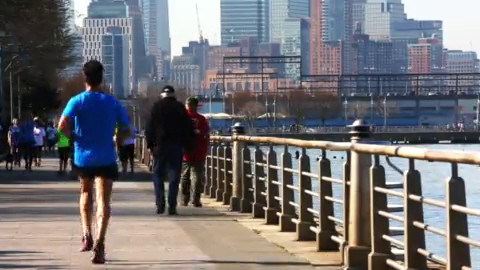
#> input picture frame 74 of video2.mp4, 480 x 270 px
$ python video.py
#> lines starting #> are read from the running program, lines starting #| are printed output that depends on the picture; after the words box and inside, x2 and y2 are one past the last pixel; in counts of white or black regions, pixels touching at a corner belong together
# -*- coding: utf-8 -*-
"""
Created on Mon Mar 25 22:14:23 2019

@author: Balu
"""

import numpy as np
import cv2


cap = cv2.VideoCapture('video2.MP4')
human_cascade = cv2.CascadeClassifier('haarcascade_fullbody.xml')


while 1:
    ret, frame = cap.read()
#> frame is the input picture: shape (270, 480, 3); mean B, G, R 114.9, 111.9, 113.4
    gray = cv2.cvtColor(frame, cv2.COLOR_BGR2GRAY)
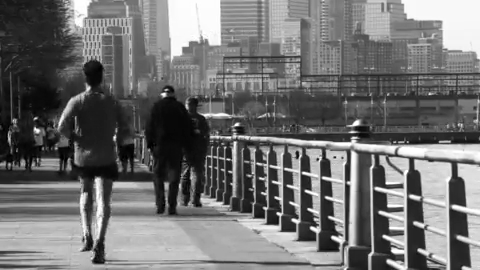
#> gray: shape (270, 480); min 0, max 255, mean 112.7
    human = human_cascade.detectMultiScale(gray, 1.1, 4)
#> human = [[121, 64, 84, 167]]

    for (x,y,w,h) in human:
        cv2.rectangle(frame,(x,y),(x+w,y+h),(255,0,0),3)
#> this loop made 1 pass
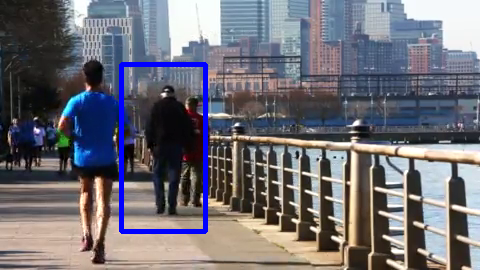
#> frame: shape (270, 480, 3); 1.93% of pixels changed, all inside (x1, y1, x2, y2) = (119, 62, 208, 234)

    cv2.imshow('img',frame)
    k = cv2.waitKey(30) & 0xff
#> (key Esc is pressed here)
    if k == 27:
        break

cap.release()
cv2.destroyAllWindows()

$ run again, starting later in the video
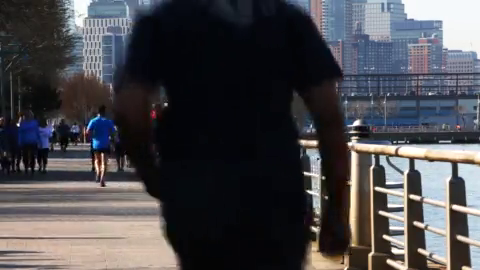
#> input picture frame 333 of video2.mp4, 480 x 270 px
#> frame is the input picture: shape (270, 480, 3); mean B, G, R 75.3, 71.5, 72.4
#> `gray = cv2.cvtColor(frame, cv2.COLOR_BGR2GRAY)`:
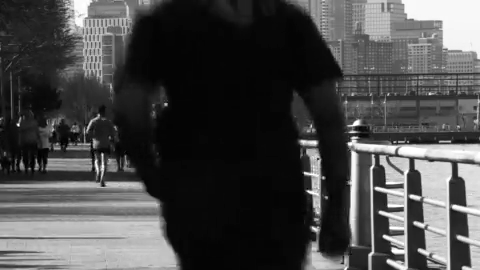
#> gray: shape (270, 480); min 0, max 255, mean 72.1
#> human = ()

$ run again, starting later in the video
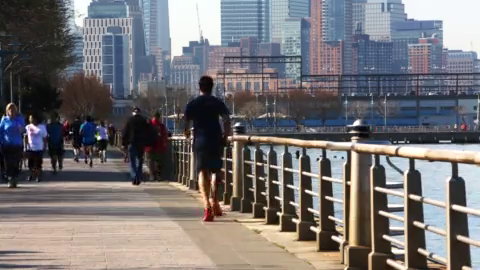
#> input picture frame 592 of video2.mp4, 480 x 270 px
#> frame is the input picture: shape (270, 480, 3); mean B, G, R 115.8, 114.1, 116.9
#> `gray = cv2.cvtColor(frame, cv2.COLOR_BGR2GRAY)`:
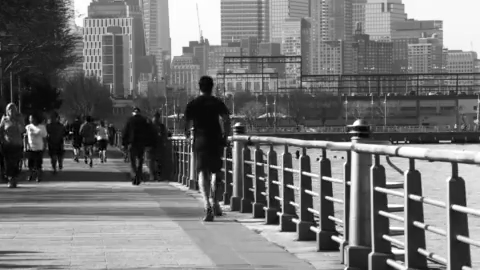
#> gray: shape (270, 480); min 0, max 255, mean 115.1
#> human = ()
